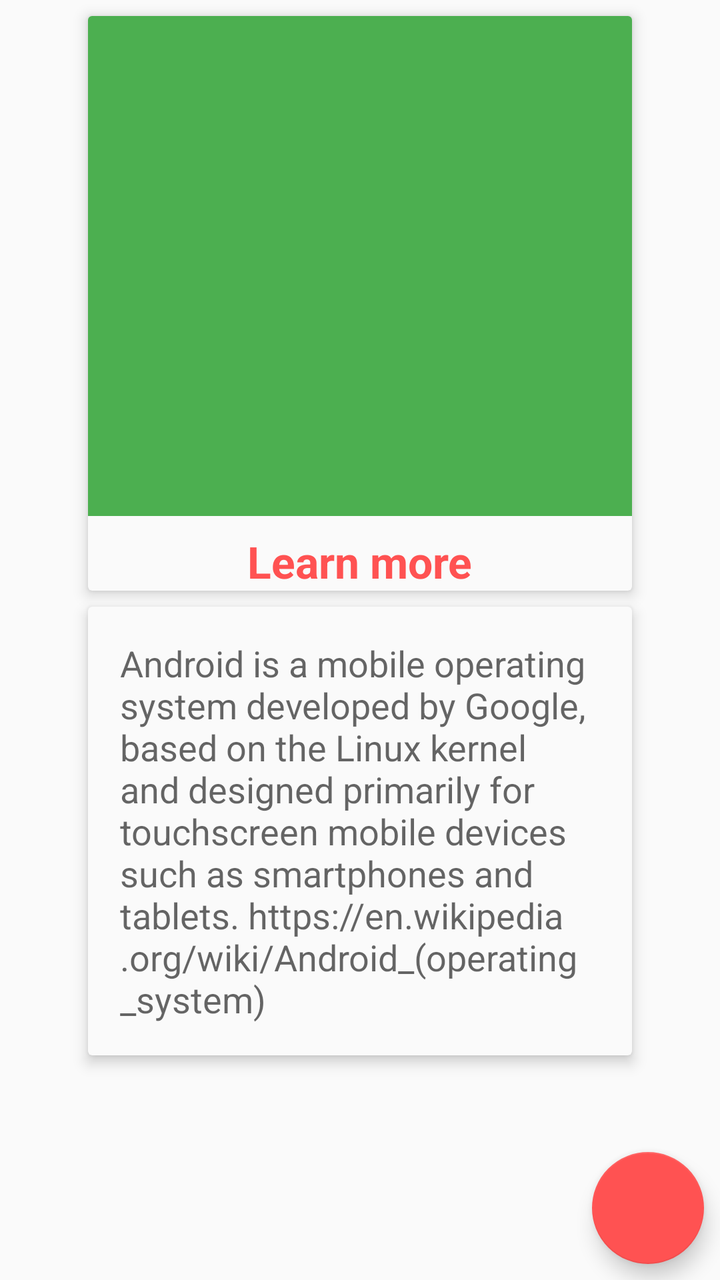
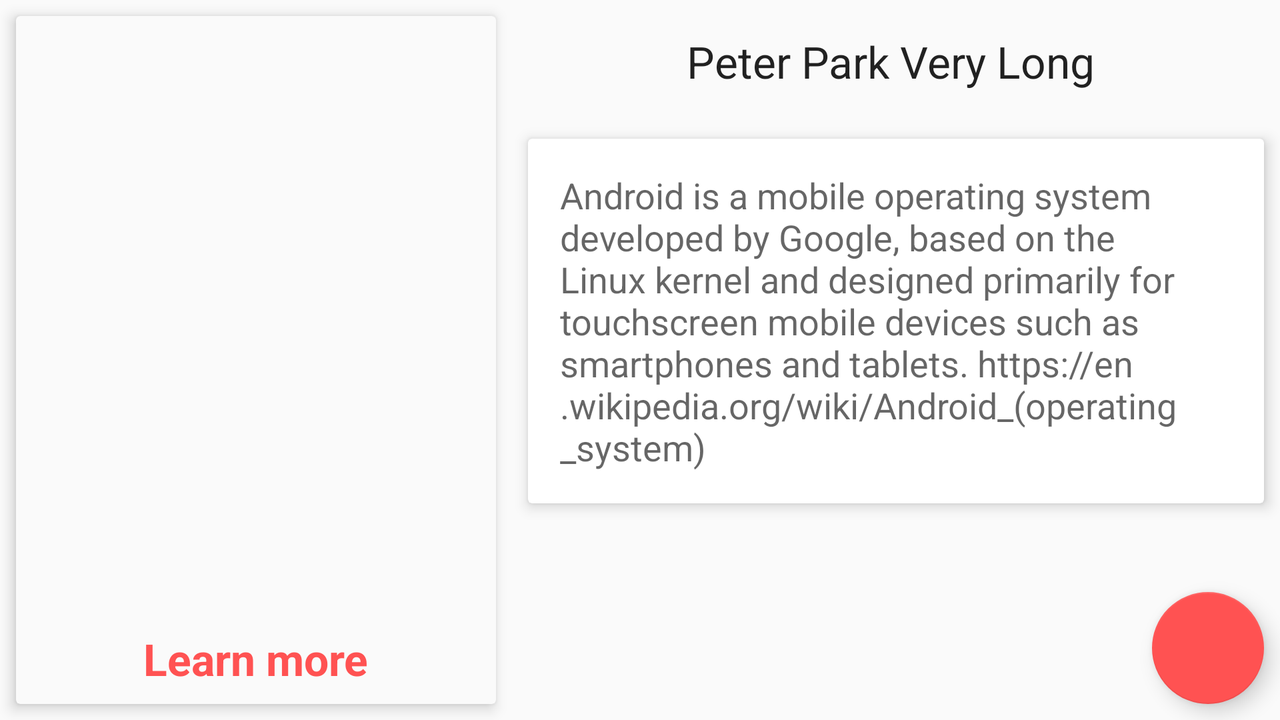

The same Android screen from two of the app's own layout files: first res/layout/ as a phone draws it, then the repository's variant for another configuration, drawn on a device whose configuration selects that folder. Both files follow.
<!-- AndroidManifest.xml: application theme AppTheme -->
<!-- res/layout/activity_skill.xml -->
<?xml version="1.0" encoding="utf-8"?>
<FrameLayout
    xmlns:android="http://schemas.android.com/apk/res/android"
    xmlns:app="http://schemas.android.com/apk/res-auto"
    xmlns:tools="http://schemas.android.com/tools"
    android:layout_width="match_parent"
    android:layout_height="match_parent"
    tools:context="study.pmoreira.skillmanager.ui.skill.SkillActivity">

    <ScrollView
        android:layout_width="match_parent"
        android:layout_height="match_parent">

        <android.support.constraint.ConstraintLayout
            android:layout_width="match_parent"
            android:layout_height="wrap_content">

            <android.support.constraint.Guideline
                android:id="@+id/guideline"
                android:layout_width="wrap_content"
                android:layout_height="wrap_content"
                android:orientation="vertical"
                app:layout_constraintGuide_percent="0.1"/>

            <android.support.constraint.Guideline
                android:id="@+id/guideline2"
                android:layout_width="wrap_content"
                android:layout_height="wrap_content"
                android:orientation="vertical"
                app:layout_constraintGuide_percent="0.9"/>

            <android.support.v7.widget.CardView
                android:id="@+id/cardview"
                android:layout_width="0dp"
                android:layout_height="wrap_content"
                android:layout_margin="@dimen/default_margin"
                android:clickable="true"
                android:focusable="true"
                android:foreground="?selectableItemBackground"
                app:cardBackgroundColor="@color/cardViewBackground"
                app:cardCornerRadius="@dimen/cardRadius"
                app:cardElevation="@dimen/cardElevation"
                app:cardPreventCornerOverlap="false"
                app:layout_constraintLeft_toLeftOf="@+id/guideline"
                app:layout_constraintRight_toLeftOf="@+id/guideline2"
                app:layout_constraintTop_toTopOf="parent">

                <android.support.constraint.ConstraintLayout
                    android:layout_width="match_parent"
                    android:layout_height="wrap_content">

                    <ImageView
                        android:id="@+id/skill_pic_imageview"
                        android:layout_width="0dp"
                        android:layout_height="250dp"
                        android:contentDescription="@string/skill_image_content_description"
                        android:scaleType="centerCrop"
                        android:transitionName="@string/transition_skill"
                        app:layout_constraintLeft_toLeftOf="parent"
                        app:layout_constraintRight_toRightOf="parent"
                        app:layout_constraintTop_toTopOf="parent"
                        tools:src="@color/colorPrimary"/>

                    <TextView
                        android:id="@+id/learn_more_textview"
                        style="@style/TextAppearance.AppCompat.Large"
                        android:layout_width="wrap_content"
                        android:layout_height="wrap_content"
                        android:layout_gravity="center"
                        android:layout_margin="@dimen/default_margin"
                        android:text="@string/learn_more"
                        android:textColor="@color/colorAccent"
                        android:textStyle="bold"
                        app:layout_constraintLeft_toLeftOf="parent"
                        app:layout_constraintRight_toRightOf="parent"
                        app:layout_constraintTop_toBottomOf="@+id/skill_pic_imageview"/>


                </android.support.constraint.ConstraintLayout>

            </android.support.v7.widget.CardView>

            <android.support.v7.widget.CardView
                android:id="@+id/desc_cardview"
                android:layout_width="0dp"
                android:layout_height="wrap_content"
                android:layout_margin="@dimen/default_margin"
                android:clickable="true"
                android:focusable="true"
                android:foreground="?selectableItemBackground"
                app:cardBackgroundColor="@color/cardViewBackground"
                app:cardCornerRadius="@dimen/cardRadius"
                app:cardElevation="@dimen/cardElevation"
                app:cardPreventCornerOverlap="false"
                app:layout_constraintLeft_toLeftOf="@+id/guideline"
                app:layout_constraintRight_toLeftOf="@+id/guideline2"
                app:layout_constraintTop_toBottomOf="@id/cardview">

                <android.support.constraint.ConstraintLayout
                    android:layout_width="match_parent"
                    android:layout_height="wrap_content">

                    <TextView
                        android:id="@+id/skill_description_textview"
                        style="@style/TextAppearance.AppCompat.Medium"
                        android:layout_width="0dp"
                        android:layout_height="wrap_content"
                        android:layout_margin="@dimen/default_margin2x"
                        app:layout_constraintBottom_toBottomOf="parent"
                        app:layout_constraintLeft_toLeftOf="parent"
                        app:layout_constraintRight_toRightOf="parent"
                        app:layout_constraintTop_toTopOf="parent"
                        tools:text="Android is a mobile operating system developed by Google, based on the Linux kernel and designed primarily for touchscreen mobile devices such as smartphones and tablets. https://en.wikipedia.org/wiki/Android_(operating_system)"/>

                </android.support.constraint.ConstraintLayout>

            </android.support.v7.widget.CardView>

            <View
                android:layout_width="wrap_content"
                android:layout_height="wrap_content"
                android:layout_margin="@dimen/default_margin2x"
                app:layout_constraintLeft_toLeftOf="parent"
                app:layout_constraintRight_toRightOf="parent"
                app:layout_constraintTop_toBottomOf="@id/desc_cardview"/>

        </android.support.constraint.ConstraintLayout>

    </ScrollView>

    <android.support.design.widget.FloatingActionButton
        android:id="@+id/skill_fab"
        style="@style/default_fab"
        android:src="@drawable/ic_edit"/>

</FrameLayout>
<!-- resources referenced by this layout -->
<resources>
  <color name="cardViewBackground">#FAFAFA</color>
  <color name="colorAccent">#FF5252</color>
  <color name="colorPrimary">#4CAF50</color>
  <dimen name="cardElevation">4dp</dimen>
  <dimen name="cardRadius">2dp</dimen>
  <dimen name="default_margin">8dp</dimen>
  <dimen name="default_margin2x">16dp</dimen>
  <string name="learn_more">Learn more</string>
  <string name="skill_image_content_description">An image of the skill.</string>
  <string name="transition_skill">transition_skill</string>
  <style name="default_fab">
          <item name="android:layout_width">@dimen/default_fab_dimen</item>
          <item name="android:layout_height">@dimen/default_fab_dimen</item>
          <item name="android:layout_gravity">bottom|end</item>
          <item name="android:layout_margin">@dimen/default_margin</item>
      </style>
  <style name="AppTheme" parent="Theme.AppCompat.Light.DarkActionBar">
          <item name="colorPrimary">@color/colorPrimary</item>
          <item name="colorPrimaryDark">@color/colorPrimaryDark</item>
          <item name="colorAccent">@color/colorAccent</item>
      </style>
  <dimen name="default_fab_dimen">56dp</dimen>
  <color name="colorPrimaryDark">#388E3C</color>
</resources>
<!-- res/layout-land/activity_skill.xml (the repository's variant of the layout above) -->
<!-- drawn on the phone turned sideways -->
<?xml version="1.0" encoding="utf-8"?>
<android.support.constraint.ConstraintLayout
    xmlns:android="http://schemas.android.com/apk/res/android"
    xmlns:app="http://schemas.android.com/apk/res-auto"
    xmlns:tools="http://schemas.android.com/tools"
    android:layout_width="match_parent"
    android:layout_height="match_parent"
    tools:context="study.pmoreira.skillmanager.ui.skill.SkillActivity">

    <android.support.constraint.Guideline
        android:id="@+id/guideline"
        android:layout_width="wrap_content"
        android:layout_height="wrap_content"
        android:orientation="vertical"
        app:layout_constraintGuide_percent="0.4"/>

    <android.support.v7.widget.CardView
        android:id="@+id/cardview"
        android:layout_width="0dp"
        android:layout_height="0dp"
        android:layout_margin="@dimen/default_margin"
        android:clickable="true"
        android:focusable="true"
        android:foreground="?selectableItemBackground"
        app:cardBackgroundColor="@color/cardViewBackground"
        app:cardCornerRadius="@dimen/cardRadius"
        app:cardElevation="@dimen/cardElevation"
        app:cardPreventCornerOverlap="false"
        app:layout_constraintBottom_toBottomOf="parent"
        app:layout_constraintLeft_toLeftOf="parent"
        app:layout_constraintRight_toLeftOf="@+id/guideline"
        app:layout_constraintTop_toTopOf="parent">

        <android.support.constraint.ConstraintLayout
            android:layout_width="match_parent"
            android:layout_height="match_parent">

            <ImageView
                android:id="@+id/skill_pic_imageview"
                android:layout_width="0dp"
                android:layout_height="0dp"
                android:layout_marginBottom="@dimen/default_margin"
                android:contentDescription="@string/skill_image_content_description"
                android:scaleType="centerCrop"
                android:transitionName="@string/transition_skill"
                app:layout_constraintBottom_toTopOf="@+id/learn_more_textview"
                app:layout_constraintLeft_toLeftOf="parent"
                app:layout_constraintRight_toRightOf="parent"
                app:layout_constraintTop_toTopOf="parent"
                tools:src="@drawable/skill_placeholder"/>

            <TextView
                android:id="@+id/learn_more_textview"
                style="@style/TextAppearance.AppCompat.Large"
                android:layout_width="wrap_content"
                android:layout_height="wrap_content"
                android:layout_margin="@dimen/default_margin"
                android:text="@string/learn_more"
                android:textColor="@color/colorAccent"
                android:textStyle="bold"
                app:layout_constraintBottom_toBottomOf="parent"
                app:layout_constraintLeft_toLeftOf="parent"
                app:layout_constraintRight_toRightOf="parent"/>

        </android.support.constraint.ConstraintLayout>

    </android.support.v7.widget.CardView>

    <TextView
        android:id="@+id/skill_name_textview"
        style="@style/TextAppearance.AppCompat.Large"
        android:layout_width="wrap_content"
        android:layout_height="wrap_content"
        android:layout_margin="@dimen/default_margin2x"
        android:ellipsize="end"
        android:maxLines="1"
        app:layout_constraintBottom_toTopOf="@id/scrollView"
        app:layout_constraintLeft_toLeftOf="@+id/guideline"
        app:layout_constraintRight_toRightOf="@+id/scrollView"
        app:layout_constraintTop_toTopOf="parent"
        tools:text="Peter Park Very Long "/>

    <ScrollView
        android:id="@+id/scrollView"
        android:layout_width="0dp"
        android:layout_height="0dp"
        app:layout_constraintBottom_toBottomOf="parent"
        app:layout_constraintLeft_toLeftOf="@id/guideline"
        app:layout_constraintRight_toRightOf="parent"
        app:layout_constraintTop_toBottomOf="@id/skill_name_textview">

        <android.support.v7.widget.CardView
            android:id="@+id/description_cardview"
            android:layout_width="match_parent"
            android:layout_height="wrap_content"
            android:layout_margin="@dimen/default_margin"
            android:clickable="true"
            android:focusable="true"
            android:foreground="?selectableItemBackground"
            app:cardCornerRadius="@dimen/cardRadius"
            app:cardElevation="@dimen/cardElevation"
            app:cardPreventCornerOverlap="false"
            app:layout_constraintBottom_toBottomOf="parent"
            app:layout_constraintLeft_toLeftOf="parent"
            app:layout_constraintRight_toLeftOf="@+id/guideline"
            app:layout_constraintTop_toTopOf="parent">

            <TextView
                android:id="@+id/skill_description_textview"
                style="@style/TextAppearance.AppCompat.Medium"
                android:layout_width="match_parent"
                android:layout_height="wrap_content"
                android:layout_margin="@dimen/default_margin2x"
                tools:text="Android is a mobile operating system developed by Google, based on the Linux kernel and designed primarily for touchscreen mobile devices such as smartphones and tablets. https://en.wikipedia.org/wiki/Android_(operating_system)"/>

        </android.support.v7.widget.CardView>

    </ScrollView>

    <android.support.design.widget.FloatingActionButton
        android:id="@+id/skill_fab"
        style="@style/default_fab"
        android:layout_width="@dimen/default_fab_dimen"
        android:layout_height="@dimen/default_fab_dimen"
        android:src="@drawable/ic_edit"
        app:layout_constraintBottom_toBottomOf="parent"
        app:layout_constraintRight_toRightOf="parent"/>

</android.support.constraint.ConstraintLayout>
<!-- resources referenced by the variant -->
<!-- as the phone turned sideways resolves them -->
<resources>
  <color name="cardViewBackground">#FAFAFA</color>
  <color name="colorAccent">#FF5252</color>
  <dimen name="cardElevation">4dp</dimen>
  <dimen name="cardRadius">2dp</dimen>
  <dimen name="default_fab_dimen">56dp</dimen>
  <dimen name="default_margin">8dp</dimen>
  <dimen name="default_margin2x">16dp</dimen>
  <string name="learn_more">Learn more</string>
  <string name="skill_image_content_description">An image of the skill.</string>
  <string name="transition_skill">transition_skill</string>
  <style name="default_fab">
          <item name="android:layout_width">@dimen/default_fab_dimen</item>
          <item name="android:layout_height">@dimen/default_fab_dimen</item>
          <item name="android:layout_gravity">bottom|end</item>
          <item name="android:layout_margin">@dimen/default_margin</item>
      </style>
  <style name="AppTheme" parent="Theme.AppCompat.Light.DarkActionBar">
          <item name="colorPrimary">@color/colorPrimary</item>
          <item name="colorPrimaryDark">@color/colorPrimaryDark</item>
          <item name="colorAccent">@color/colorAccent</item>
      </style>
  <color name="colorPrimary">#4CAF50</color>
  <color name="colorPrimaryDark">#388E3C</color>
</resources>
